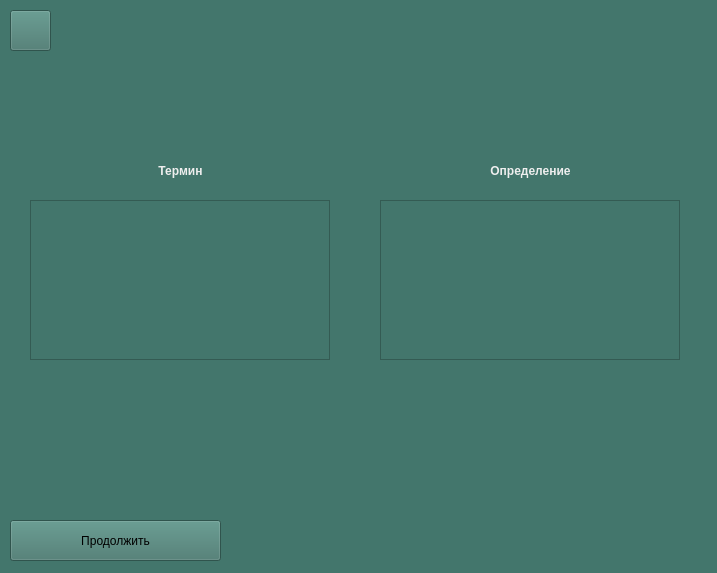
<?xml version="1.0" encoding="UTF-8"?>
<ui version="4.0">
 <class>Form</class>
 <widget class="QWidget" name="Form">
  <property name="geometry">
   <rect>
    <x>0</x>
    <y>0</y>
    <width>717</width>
    <height>573</height>
   </rect>
  </property>
  <property name="minimumSize">
   <size>
    <width>717</width>
    <height>573</height>
   </size>
  </property>
  <property name="maximumSize">
   <size>
    <width>717</width>
    <height>573</height>
   </size>
  </property>
  <property name="windowTitle">
   <string>Form</string>
  </property>
  <property name="styleSheet">
   <string notr="true">background-color: #43766C</string>
  </property>
  <widget class="QPushButton" name="backBtn">
   <property name="geometry">
    <rect>
     <x>10</x>
     <y>10</y>
     <width>41</width>
     <height>41</height>
    </rect>
   </property>
   <property name="styleSheet">
    <string notr="true">background-color: #F8FAE5;
font: 13pt &quot;MS Sans Serif&quot;;
color: #B19470;
font-weight: 600;
border-radius: 8px;
border: 2px solid #B19470;
padding: 5px 15px;
margin-top: 0px;
outline: 0px;
hover: { background-color: red };
pressed: { background-color: rgb(0, 255, 0)}</string>
   </property>
   <property name="text">
    <string/>
   </property>
   <property name="icon">
    <iconset>
     <normaloff>../pictures/icon6.png</normaloff>../pictures/icon6.png</iconset>
   </property>
  </widget>
  <widget class="QPushButton" name="continueBtn">
   <property name="geometry">
    <rect>
     <x>10</x>
     <y>520</y>
     <width>211</width>
     <height>41</height>
    </rect>
   </property>
   <property name="styleSheet">
    <string notr="true">background-color: #F8FAE5;
font: 13pt &quot;MS Sans Serif&quot;;
color: #B19470;
font-weight: 600;
border-radius: 8px;
border: 2px solid #B19470;
margin-top: 0px;
outline: 0px;
hover: { background-color: red };
pressed: { background-color: rgb(0, 255, 0)}</string>
   </property>
   <property name="text">
    <string>Продолжить</string>
   </property>
   <property name="icon">
    <iconset>
     <normaloff>../pictures/icon7.png</normaloff>../pictures/icon7.png</iconset>
   </property>
   <property name="iconSize">
    <size>
     <width>40</width>
     <height>40</height>
    </size>
   </property>
  </widget>
  <widget class="QTextEdit" name="termLabel">
   <property name="geometry">
    <rect>
     <x>30</x>
     <y>200</y>
     <width>300</width>
     <height>160</height>
    </rect>
   </property>
   <property name="styleSheet">
    <string notr="true">background-color: #F8FAE5;
font: 13pt &quot;MS Sans Serif&quot;;
color: #B19470;
font-weight: 600;
border-radius: 8px;
border: 2px solid #B19470;
margin-top: 0px;
outline: 0px;
hover: { background-color: red };
pressed: { background-color: rgb(0, 255, 0)}</string>
   </property>
   <property name="readOnly">
    <bool>true</bool>
   </property>
   <property name="html">
    <string>&lt;!DOCTYPE HTML PUBLIC &quot;-//W3C//DTD HTML 4.0//EN&quot; &quot;http://www.w3.org/TR/REC-html40/strict.dtd&quot;&gt;
&lt;html&gt;&lt;head&gt;&lt;meta name=&quot;qrichtext&quot; content=&quot;1&quot; /&gt;&lt;style type=&quot;text/css&quot;&gt;
p, li { white-space: pre-wrap; }
&lt;/style&gt;&lt;/head&gt;&lt;body style=&quot; font-family:'MS Sans Serif'; font-size:13pt; font-weight:600; font-style:normal;&quot;&gt;
&lt;p style=&quot;-qt-paragraph-type:empty; margin-top:0px; margin-bottom:0px; margin-left:0px; margin-right:0px; -qt-block-indent:0; text-indent:0px;&quot;&gt;&lt;br /&gt;&lt;/p&gt;&lt;/body&gt;&lt;/html&gt;</string>
   </property>
  </widget>
  <widget class="QTextEdit" name="definitionLabel">
   <property name="geometry">
    <rect>
     <x>380</x>
     <y>200</y>
     <width>300</width>
     <height>160</height>
    </rect>
   </property>
   <property name="styleSheet">
    <string notr="true">background-color: #F8FAE5;
font: 13pt &quot;MS Sans Serif&quot;;
color: #B19470;
font-weight: 600;
border-radius: 8px;
border: 2px solid #B19470;
margin-top: 0px;
outline: 0px;
hover: { background-color: red };
pressed: { background-color: rgb(0, 255, 0)}</string>
   </property>
   <property name="readOnly">
    <bool>true</bool>
   </property>
   <property name="html">
    <string>&lt;!DOCTYPE HTML PUBLIC &quot;-//W3C//DTD HTML 4.0//EN&quot; &quot;http://www.w3.org/TR/REC-html40/strict.dtd&quot;&gt;
&lt;html&gt;&lt;head&gt;&lt;meta name=&quot;qrichtext&quot; content=&quot;1&quot; /&gt;&lt;style type=&quot;text/css&quot;&gt;
p, li { white-space: pre-wrap; }
&lt;/style&gt;&lt;/head&gt;&lt;body style=&quot; font-family:'MS Sans Serif'; font-size:13pt; font-weight:600; font-style:normal;&quot;&gt;
&lt;p style=&quot;-qt-paragraph-type:empty; margin-top:0px; margin-bottom:0px; margin-left:0px; margin-right:0px; -qt-block-indent:0; text-indent:0px;&quot;&gt;&lt;br /&gt;&lt;/p&gt;&lt;/body&gt;&lt;/html&gt;</string>
   </property>
  </widget>
  <widget class="QLabel" name="label">
   <property name="geometry">
    <rect>
     <x>30</x>
     <y>150</y>
     <width>301</width>
     <height>41</height>
    </rect>
   </property>
   <property name="styleSheet">
    <string notr="true">background-color: rgb 0, 0, 0;
font: 18pt &quot;MS Sans Serif&quot;;
color: #EEEEEE;
font-weight: 600;
padding: 5px 15px;
margin-top: 0px;
outline: 0px;</string>
   </property>
   <property name="text">
    <string>Термин</string>
   </property>
   <property name="alignment">
    <set>Qt::AlignCenter</set>
   </property>
  </widget>
  <widget class="QLabel" name="label_2">
   <property name="geometry">
    <rect>
     <x>380</x>
     <y>150</y>
     <width>301</width>
     <height>41</height>
    </rect>
   </property>
   <property name="styleSheet">
    <string notr="true">background-color: rgb 0, 0, 0;
font: 18pt &quot;MS Sans Serif&quot;;
color: #EEEEEE;
font-weight: 600;
padding: 5px 15px;
margin-top: 0px;
outline: 0px;</string>
   </property>
   <property name="text">
    <string>Определение</string>
   </property>
   <property name="alignment">
    <set>Qt::AlignCenter</set>
   </property>
  </widget>
  <widget class="QLabel" name="messageLabel">
   <property name="geometry">
    <rect>
     <x>70</x>
     <y>20</y>
     <width>621</width>
     <height>131</height>
    </rect>
   </property>
   <property name="styleSheet">
    <string notr="true">background-color: rgb 0, 0, 0;
font: 13pt;
color: #8B0000;
font-weight: 600;
padding: 5px 15px;
margin-top: 0px;
outline: 0px;</string>
   </property>
   <property name="text">
    <string/>
   </property>
   <property name="alignment">
    <set>Qt::AlignCenter</set>
   </property>
  </widget>
 </widget>
 <resources/>
 <connections/>
</ui>
